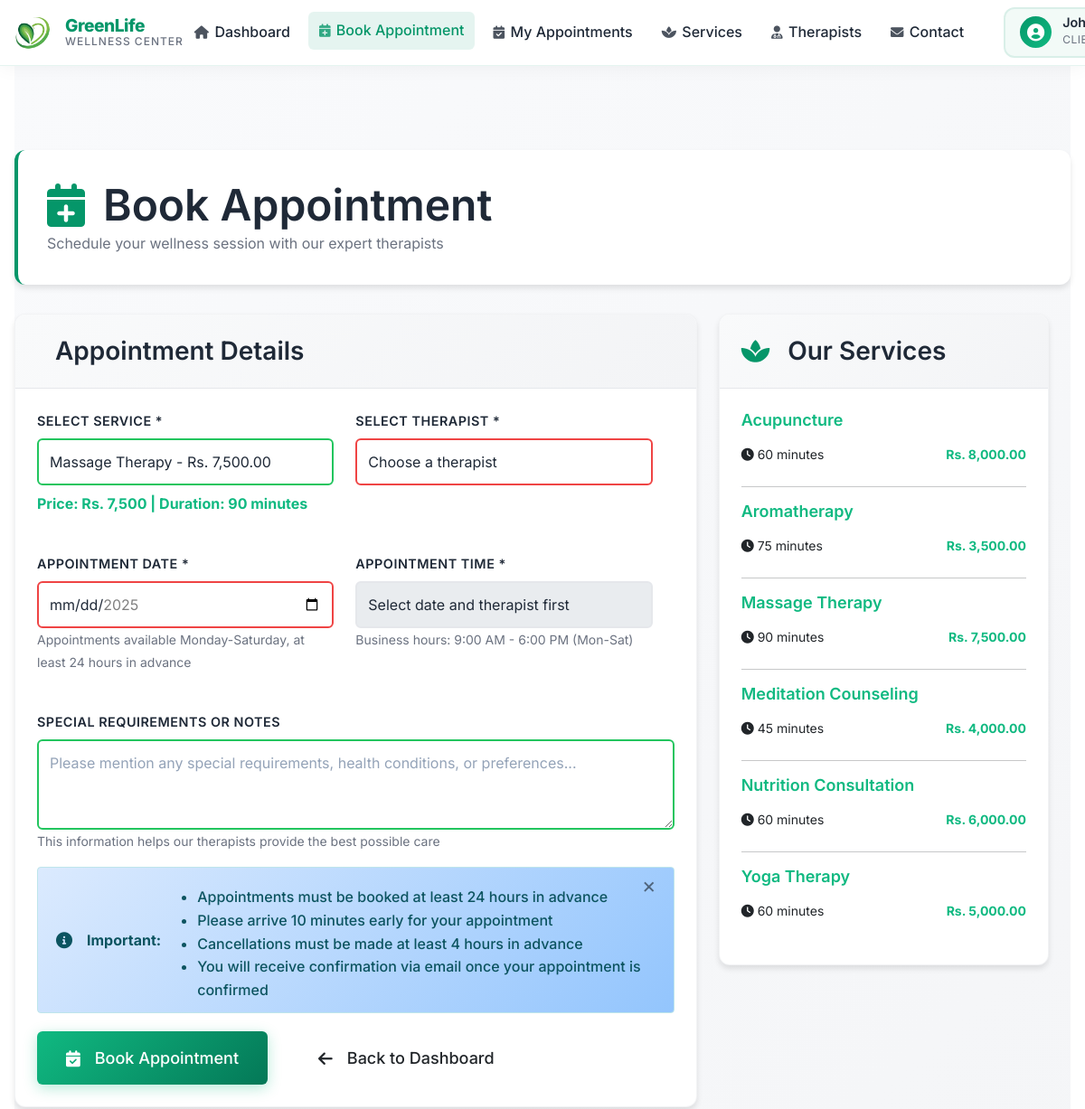
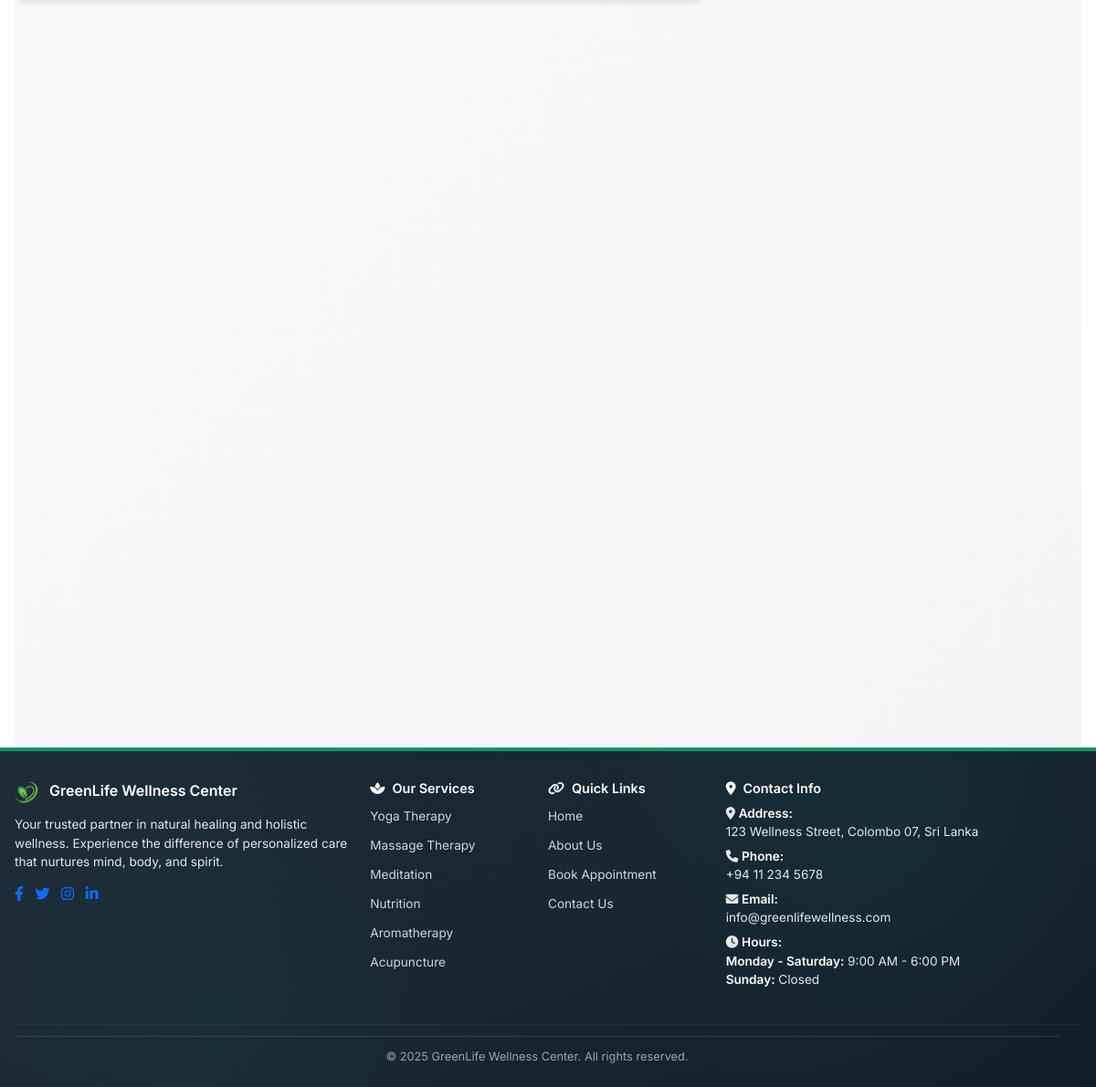
The page /appointment_booking.php?service=2 (signed in) on the database its author committed (2 pictures, top to bottom).
### tables this page shows
CREATE TABLE services (
    service_id INT PRIMARY KEY AUTO_INCREMENT,
    service_name VARCHAR(100) NOT NULL,
    description TEXT,
    duration INT DEFAULT 60,  
    price DECIMAL(10,2) NOT NULL,
    status ENUM('active', 'inactive') DEFAULT 'active',
    created_at TIMESTAMP DEFAULT CURRENT_TIMESTAMP,
    updated_at TIMESTAMP DEFAULT CURRENT_TIMESTAMP ON UPDATE CURRENT_TIMESTAMP
);

### includes/functions.php (called while the page is built, shortened)
<?php
function getAllServices() {
    try {
        $pdo = getDBConnection();
        $stmt = $pdo->query("SELECT * FROM services WHERE status = 'active' ORDER BY service_name");
        return $stmt->fetchAll();
    } catch (PDOException $e) {
        error_log("Error fetching services: " . $e->getMessage());
        return [];
    }
}
?>

### appointment_booking.php (the view, shortened to what this page needs)
<?php
require_once 'includes/functions.php';
$preselectedService = isset($_GET['service']) ? intval($_GET['service']) : null;
$services = getAllServices();
require_once 'includes/header.php';
?>
<div class="container">
    <div class="dashboard">
        <div class="dashboard-header">
            <h1><i class="fas fa-calendar-plus me-2"></i>Book Appointment</h1>
            <p>Schedule your wellness session with our expert therapists</p>
        </div>
        <div class="row">
            <div class="col-lg-8">
                <div class="card">
                    <div class="card-header">
                        <h4><i class="fas fa-form me-2"></i>Appointment Details</h4>
                    </div>
                    <div class="card-body">
                        <form id="appointmentForm" method="POST" action="" data-persist="true">
                            <div class="row">
                                <div class="col-md-6">
                                    <div class="mb-3">
                                        <label for="service" class="form-label">Select Service *</label>
                                        <select class="form-control form-select" id="service" name="service" required>
                                            <?php foreach ($services as $service): ?>
                                                <option value="<?php echo $service['service_id']; ?>"
                                                        data-price="<?php echo $service['price']; ?>"
                                                        data-duration="<?php echo $service['duration']; ?>"
                                                        <?php echo ($preselectedService && $preselectedService == $service['service_id']) ? 'selected' : ''; ?>>
                                                    <?php echo htmlspecialchars($service['service_name']); ?> - Rs. <?php echo number_format($service['price'], 2); ?>
                                                </option>
                                            <?php endforeach; ?>
                                        </select>
                                        <div id="servicePrice" class="mt-2 text-success fw-bold" style="display: none;"></div>
                                        <div class="validation-error-message" id="service-error"></div>
                                    </div>
                                </div>
                                <div class="col-md-6">
                                    <div class="mb-3">
                                        <label for="therapist" class="form-label">Select Therapist *</label>
                                        <select class="form-control form-select" id="therapist" name="therapist" required>
                                            <option value="">Choose a therapist</option>
                                        </select>
                                        <div class="validation-error-message" id="therapist-error"></div>
                                    </div>
                                </div>
                            </div>
                            <div class="row">
                                <div class="col-md-6">
                                    <div class="mb-3">
                                        <label for="appointmentDate" class="form-label">Appointment Date *</label>
                                        <input type="date" class="form-control" id="appointmentDate" name="appointmentDate" required>
                                        <small class="text-muted">Appointments available Monday-Saturday, at least 24 hours in advance</small>
                                        <div class="validation-error-message" id="date-error"></div>
                                    </div>
                                </div>
                                <div class="col-md-6">
                                    <div class="mb-3">
                                        <label for="appointmentTime" class="form-label">Appointment Time *</label>
                                        <select class="form-control form-select" id="appointmentTime" name="appointmentTime" required disabled>
                                            <option value="">Select date and therapist first</option>
                                        </select>
                                        <small class="text-muted">Business hours: 9:00 AM - 6:00 PM (Mon-Sat)</small>
                                        <div class="validation-error-message" id="time-error"></div>
                                    </div>
                                </div>
                            </div>
                            <div class="mb-3">
                                <label for="client_notes" class="form-label">Special Requirements or Notes</label>
                                <textarea class="form-control" id="client_notes" name="client_notes" rows="3"
                                         placeholder="Please mention any special requirements, health conditions, or preferences..."></textarea>
                                <small class="text-muted">This information helps our therapists provide the best possible care</small>
                            </div>
                            <div class="alert alert-info">
                                <i class="fas fa-info-circle me-2"></i>
                                <strong>Important:</strong>
                                <ul class="mb-0 mt-2">
                                    <li>Appointments must be booked at least 24 hours in advance</li>
                                    <li>Please arrive 10 minutes early for your appointment</li>
                                    <li>Cancellations must be made at least 4 hours in advance</li>
                                    <li>You will receive confirmation via email once your appointment is confirmed</li>
                                </ul>
                            </div>
                            <div class="d-flex gap-3">
                                <button type="submit" class="btn btn-success btn-lg" id="submitBtn">
                                    <i class="fas fa-calendar-check me-2"></i>Book Appointment
                                </button>
                                <a href="index.php" class="btn btn-outline btn-lg">
                                    <i class="fas fa-arrow-left me-2"></i>Back to Dashboard
                                </a>
                            </div>
                        </form>
                    </div>
                </div>
            </div>
            <div class="col-lg-4">
                <div class="card">
                    <div class="card-header">
                        <h4><i class="fas fa-spa me-2"></i>Our Services</h4>
                    </div>
                    <div class="card-body">
                        <?php foreach ($services as $service): ?>
                            <div class="service-info mb-4">
                                <h6 class="text-success"><?php echo htmlspecialchars($service['service_name']); ?></h6>
                                <div class="d-flex justify-content-between">
                                    <span class="small"><i class="fas fa-clock me-1"></i><?php echo $service['duration']; ?> minutes</span>
                                    <span class="small fw-bold text-success">Rs. <?php echo number_format($service['price'], 2); ?></span>
                                </div>
                            </div>
                            <?php if (next($services)): ?>
                                <hr>
                            <?php endif; ?>
                        <?php endforeach; ?>
                    </div>
                </div>
            </div>
        </div>
    </div>
</div>
<?php require_once 'includes/footer.php'; ?>

### rows shown on the page
services: service_name "Acupuncture", duration "60", price "8,000.00"
services: service_name "Aromatherapy", duration "75", price "3,500.00"
services: service_name "Massage Therapy", duration "90", price "7,500.00"
services: service_name "Meditation Counseling", duration "45", price "4,000.00"
services: service_name "Nutrition Consultation", duration "60", price "6,000.00"
services: service_name "Yoga Therapy", duration "60", price "5,000.00"

### other values the page prints
form field service "Massage Therapy - Rs. 7,500.00"
